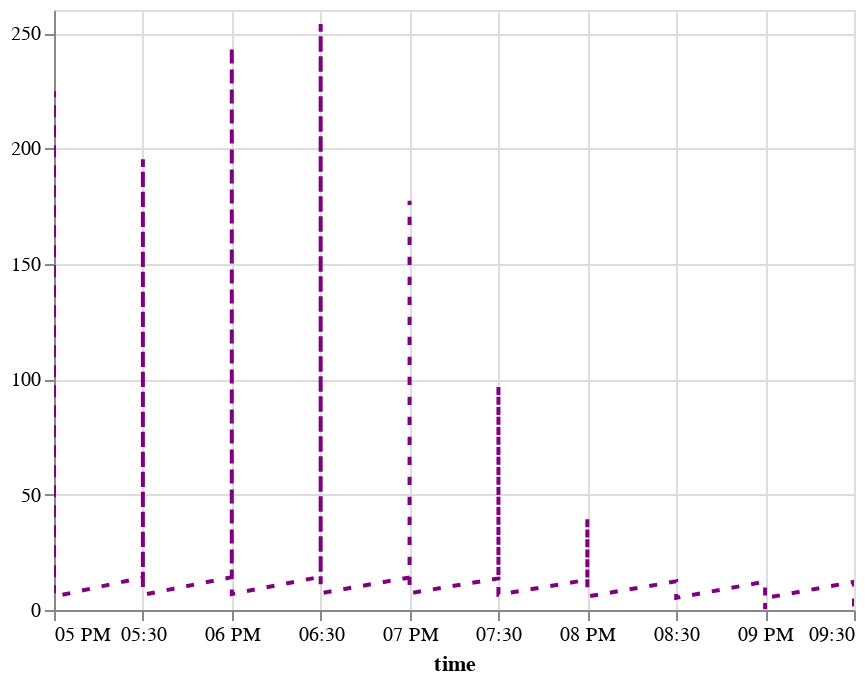

The notebook cell saved with this chart:
### Code cell
plot_control(m_df.tidy(), y="value")

### Figure 1 — Vega-Lite specification as saved in the notebook (floating-point values rounded to 4 significant figures)
{"config": {"view": {"continuousWidth": 400, "continuousHeight": 300}}, "data": {"name": "data-2baaafdd305e446a630d644452c9ca65"}, "mark": {"type": "line", "color": "purple", "strokeDash": [4, 6]}, "encoding": {"x": {"field": "time", "type": "temporal"}, "y": {"field": "value", "scale": {"zero": false}, "title": "", "type": "quantitative"}}, "params": [{"name": "param_5", "select": {"type": "interval"}, "bind": "scales"}], "$schema": "https://vega.github.io/schema/vega-lite/v5.2.0.json", "datasets": {"data-2baaafdd305e446a630d644452c9ca65": [{"time": "2000-06-15T17:00:00", "variable": "TA", "value": 14.22, "is_present": false}, {"time": "2000-06-15T17:30:00", "variable": "TA", "value": 14.11, "is_present": false}, {"time": "2000-06-15T18:00:00", "variable": "TA", "value": 14.23, "is_present": false}, {"time": "2000-06-15T18:30:00", "variable": "TA", "value": 14.4, "is_present": false}, {"time": "2000-06-15T19:00:00", "variable": "TA", "value": 14.09, "is_present": false}, {"time": "2000-06-15T19:30:00", "variable": "TA", "value": 13.71, "is_present": false}, {"time": "2000-06-15T20:00:00", "variable": "TA", "value": 13.08, "is_present": false}, {"time": "2000-06-15T20:30:00", "variable": "TA", "value": 12.41, "is_present": false}, {"time": "2000-06-15T21:00:00", "variable": "TA", "value": 12.27, "is_present": false}, {"time": "2000-06-15T21:30:00", "variable": "TA", "value": 12.2, "is_present": false}, {"time": "2000-06-15T17:00:00", "variable": "SW_IN", "value": 224.8, "is_present": true}, {"time": "2000-06-15T17:30:00", "variable": "SW_IN", "value": 195.3, "is_present": true}, {"time": "2000-06-15T18:00:00", "variable": "SW_IN", "value": 244.2, "is_present": true}, {"time": "2000-06-15T18:30:00", "variable": "SW_IN", "value": 253.9, "is_present": true}, {"time": "2000-06-15T19:00:00", "variable": "SW_IN", "value": 177.3, "is_present": true}, {"time": "2000-06-15T19:30:00", "variable": "SW_IN", "value": 97.07, "is_present": true}, {"time": "2000-06-15T20:00:00", "variable": "SW_IN", "value": 39.71, "is_present": true}, {"time": "2000-06-15T20:30:00", "variable": "SW_IN", "value": 10.65, "is_present": true}, {"time": "2000-06-15T21:00:00", "variable": "SW_IN", "value": 0.32, "is_present": true}, {"time": "2000-06-15T21:30:00", "variable": "SW_IN", "value": 0.0, "is_present": true}, {"time": "2000-06-15T17:00:00", "variable": "VPD", "value": 5.799, "is_present": true}, {"time": "2000-06-15T17:30:00", "variable": "VPD", "value": 6.577, "is_present": true}, {"time": "2000-06-15T18:00:00", "variable": "VPD", "value": 6.931, "is_present": true}, {"time": "2000-06-15T18:30:00", "variable": "VPD", "value": 7.286, "is_present": true}, {"time": "2000-06-15T19:00:00", "variable": "VPD", "value": 7.251, "is_present": true}, {"time": "2000-06-15T19:30:00", "variable": "VPD", "value": 6.683, "is_present": true}, {"time": "2000-06-15T20:00:00", "variable": "VPD", "value": 5.851, "is_present": true}, {"time": "2000-06-15T20:30:00", "variable": "VPD", "value": 5.254, "is_present": true}, {"time": "2000-06-15T21:00:00", "variable": "VPD", "value": 5.164, "is_present": true}, {"time": "2000-06-15T21:30:00", "variable": "VPD", "value": 5.037, "is_present": true}]}}
